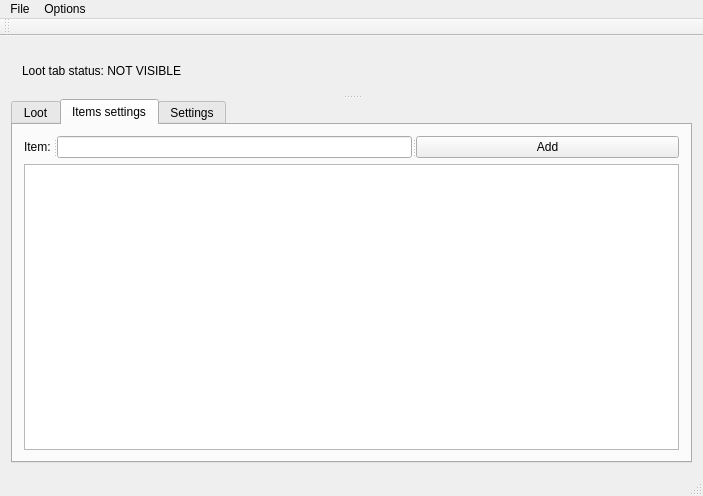
<?xml version="1.0" encoding="UTF-8"?>
<ui version="4.0">
 <class>MainWindow</class>
 <widget class="QMainWindow" name="MainWindow">
  <property name="geometry">
   <rect>
    <x>0</x>
    <y>0</y>
    <width>703</width>
    <height>496</height>
   </rect>
  </property>
  <property name="windowTitle">
   <string>MainWindow</string>
  </property>
  <widget class="QWidget" name="centralWidget">
   <layout class="QGridLayout" name="gridLayout">
    <item row="0" column="0">
     <widget class="QSplitter" name="splitter_2">
      <property name="orientation">
       <enum>Qt::Vertical</enum>
      </property>
      <widget class="QWidget" name="">
       <layout class="QHBoxLayout" name="horizontalLayout">
        <item>
         <widget class="QLabel" name="labelLootTabStatus">
          <property name="text">
           <string>Loot tab status: NOT VISIBLE</string>
          </property>
         </widget>
        </item>
       </layout>
      </widget>
      <widget class="QTabWidget" name="tabWidget">
       <property name="currentIndex">
        <number>1</number>
       </property>
       <widget class="QWidget" name="tab">
        <attribute name="title">
         <string>Loot</string>
        </attribute>
        <layout class="QGridLayout" name="gridLayout_2">
         <item row="1" column="0">
          <widget class="QTextEdit" name="LootTextEdit">
           <property name="textInteractionFlags">
            <set>Qt::TextSelectableByKeyboard|Qt::TextSelectableByMouse</set>
           </property>
          </widget>
         </item>
         <item row="0" column="0">
          <widget class="QSplitter" name="splitter">
           <property name="orientation">
            <enum>Qt::Horizontal</enum>
           </property>
           <widget class="QLabel" name="label">
            <property name="maximumSize">
             <size>
              <width>33</width>
              <height>16777215</height>
             </size>
            </property>
            <property name="layoutDirection">
             <enum>Qt::LeftToRight</enum>
            </property>
            <property name="text">
             <string>Show:</string>
            </property>
            <property name="alignment">
             <set>Qt::AlignRight|Qt::AlignTrailing|Qt::AlignVCenter</set>
            </property>
           </widget>
           <widget class="QComboBox" name="LootComboBoxShow">
            <property name="maximumSize">
             <size>
              <width>150</width>
              <height>16777215</height>
             </size>
            </property>
            <item>
             <property name="text">
              <string>All</string>
             </property>
            </item>
            <item>
             <property name="text">
              <string>Only interesting</string>
             </property>
            </item>
           </widget>
          </widget>
         </item>
        </layout>
       </widget>
       <widget class="QWidget" name="tab_2">
        <attribute name="title">
         <string>Items settings</string>
        </attribute>
        <layout class="QGridLayout" name="gridLayout_3">
         <item row="0" column="0">
          <widget class="QSplitter" name="splitter_3">
           <property name="orientation">
            <enum>Qt::Horizontal</enum>
           </property>
           <widget class="QLabel" name="label_2">
            <property name="maximumSize">
             <size>
              <width>29</width>
              <height>16777215</height>
             </size>
            </property>
            <property name="text">
             <string>Item:</string>
            </property>
           </widget>
           <widget class="QLineEdit" name="ItemsSettingsLineEditItemName"/>
           <widget class="QPushButton" name="ItemsSettingsPushButtonAdd">
            <property name="text">
             <string>Add</string>
            </property>
           </widget>
          </widget>
         </item>
         <item row="1" column="0">
          <widget class="QTableView" name="ItemsSettingsTtableViewItems"/>
         </item>
        </layout>
       </widget>
       <widget class="QWidget" name="tab_3">
        <attribute name="title">
         <string>Settings</string>
        </attribute>
       </widget>
      </widget>
     </widget>
    </item>
   </layout>
  </widget>
  <widget class="QMenuBar" name="menuBar">
   <property name="geometry">
    <rect>
     <x>0</x>
     <y>0</y>
     <width>703</width>
     <height>21</height>
    </rect>
   </property>
   <widget class="QMenu" name="menuFile">
    <property name="title">
     <string>File</string>
    </property>
    <addaction name="actionOpen"/>
    <addaction name="actionSave"/>
    <addaction name="actionExit"/>
    <addaction name="actionSave_as"/>
   </widget>
   <widget class="QMenu" name="menuOptions">
    <property name="title">
     <string>Options</string>
    </property>
    <addaction name="actionAlways_on_top"/>
   </widget>
   <addaction name="menuFile"/>
   <addaction name="menuOptions"/>
  </widget>
  <widget class="QToolBar" name="mainToolBar">
   <attribute name="toolBarArea">
    <enum>TopToolBarArea</enum>
   </attribute>
   <attribute name="toolBarBreak">
    <bool>false</bool>
   </attribute>
  </widget>
  <widget class="QStatusBar" name="statusBar"/>
  <action name="actionOpen">
   <property name="text">
    <string>Open</string>
   </property>
  </action>
  <action name="actionExit">
   <property name="text">
    <string>Exit</string>
   </property>
  </action>
  <action name="actionSave">
   <property name="text">
    <string>Save</string>
   </property>
  </action>
  <action name="actionSave_as">
   <property name="text">
    <string>Save as..</string>
   </property>
  </action>
  <action name="actionAlways_on_top">
   <property name="checkable">
    <bool>true</bool>
   </property>
   <property name="text">
    <string>Always on top</string>
   </property>
  </action>
 </widget>
 <layoutdefault spacing="6" margin="11"/>
 <resources/>
 <connections/>
</ui>
